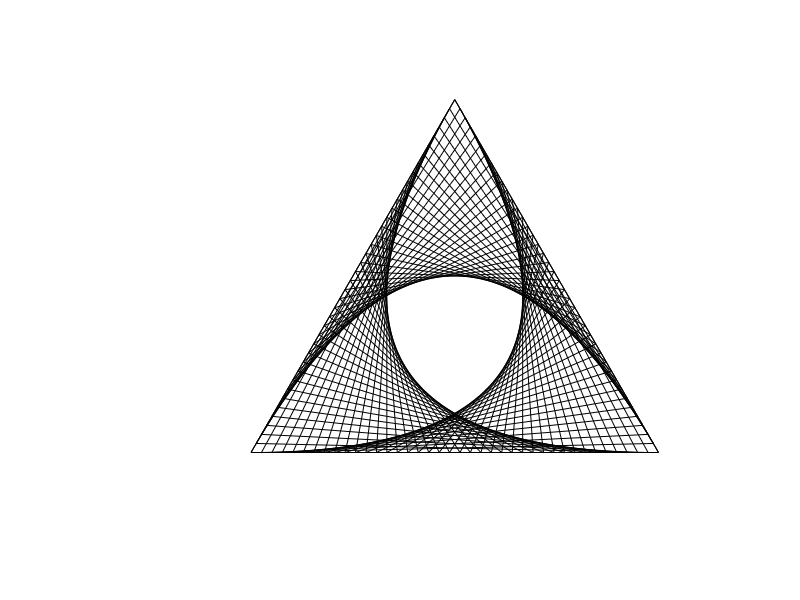

This figure's MATLAB source:
function stringart(varargin)
% String art, or pin and thread art, is characterized by an arrangement of
% colored thread strung between points to form geometric patterns. Though
% straight lines are formed by the string, the slightly different angles
% and metric positions at which strings intersect gives the appearance of
% Bézier curves (as in the mathematical concept of envelope of a family of
% straight lines). Quadratic Bézier curve are obtained from strings based
% on two intersecting segments. String art has its origins in the 'curve
% stitch' activities invented by Mary Everest Boole at the end of the 19th
% century to make mathematical ideas more accessible to children. It was
% popularised as a decorative craft in the late 1960s through kits and
% books.    
% 
% Syntax: 	stringart(varargin)
%      
%     Properties:
%           'Sides' - sides number of polygon you want to use (default = 3)
%           'Crossed' - logical value that says if you want to use the
%           perimeter (0 - default) or bisettrices of vertices (1).
%           'Density' - The number of pins you want to use for each side
%           (default = 40)
%           'Color' - 1x3 vector that indicates the colors of the wires
%           (default = [0 0 0] black)
% 
%           Created by Giuseppe Cardillo
%           giuseppe.cardillo-edta@poste.it
% 
% To cite this file, this would be an appropriate format:
% Cardillo G. (2018) Stringart: Play with geometry and Bézier's quadratic
% curve
% http://www.mathworks.com/matlabcentral/fileexchange/

p = inputParser;
addParameter(p,'Sides',3, @(x) validateattributes(x,{'numeric'},{'scalar','real','finite','integer','>=',3,'nonnan','nonempty'}));
addParameter(p,'Crossed',0, @(x) validateattributes(x,{'numeric'},{'scalar','real','finite','integer','>=',0,'<=',1,'nonnan','nonempty'}));
addParameter(p,'Density',40, @(x) validateattributes(x,{'numeric'},{'scalar','real','finite','integer','>=',10,'nonnan','nonempty'}));
addParameter(p,'Color',[0 0 0], @(x) validateattributes(x,{'numeric'},{'row','real','finite','ncols',3,'>=',0,'<=',1,'nonnan','nonempty'}));
parse(p,varargin{:})

hold on
axis square
set(gcf,'Color', 'white');
set(gca,'XColor','w','YColor','w')

%Matrix preallocation
MX=zeros(p.Results.Density,p.Results.Sides+1); MY=MX;
switch p.Results.Crossed
    case 0
        mp=0.5; %middle point of the side
        h=mp*tan(pi*(0.5-1/p.Results.Sides)); %apotema
        MX(:,1)=linspace(0,1,p.Results.Density)'; %coordinates of first side
    case 1
        mp=linspace(0,0.5,p.Results.Density); %middle point of the side
        h=mp.*tan(pi*(0.5-1/p.Results.Sides)); %apotema
        MX(:,1)=mp'; MY(:,1)=h';
end

%Rotate around incentrum by theta angle
for I=1:p.Results.Sides
    theta=(2*pi)*I/p.Results.Sides;
    Rot=[cos(theta) -sin(theta); sin(theta) cos(theta)];
    t=(Rot*(eye(2)*[MX(:,1)';MY(:,1)']-[mp(end);h(end)]))+[mp(end);h(end)];
    MX(:,I+1)=t(1,:)'; MY(:,I+1)=t(2,:)';  
end
clearvars -except MX MY p

%connect points
L=length(MX);
for I=p.Results.Crossed:L-1
    for J=1:p.Results.Sides
        switch p.Results.Crossed
            case 0
                plot([MX(I+1,J) MX(I+1,J+1)],[MY(I+1,J) MY(I+1,J+1)],'Color',p.Results.Color)
            case 1
                plot([MX(I+1,J) MX(L+1-I,J+1)],[MY(I+1,J) MY(L+1-I,J+1)],'Color',p.Results.Color)
        end
        pause(0.05)
    end
end

hold off
set(gcf,'units','normalized','outerposition',[0 0 1 1]);